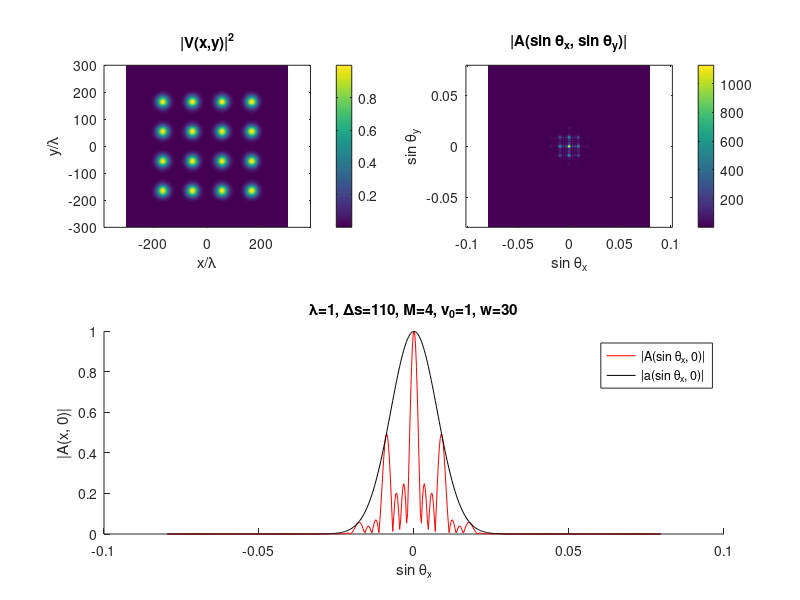

MATLAB code for this plot:
clear

lam=1; %wavelength
Deltas=110;  %array separation
M=4;    %number of emitters
v0=1;   %peack amplitude
w=30;   %width of a single emitter



Nx=500; % number of pixels

x=linspace(-300,300,Nx);
y=linspace(-300,300,Nx);
[X,Y]=meshgrid(x,y);
kx=linspace(-0.5,0.5,Nx);
ky=linspace(-0.5,0.5,Nx);
sintx=kx*lam/(2*pi);
sinty=ky*lam/(2*pi);
[KX,KY]=meshgrid(kx,ky);

V=zeros(size(X));

for m=-M/2+1:M/2;
    for n=-M/2+1:M/2;
        xm=(m-1/2)*Deltas;
        yn=(n-1/2)*Deltas;
        v=v0*exp(-((X-xm).^2+(Y-yn).^2)/w^2);
        V=V+v;
    end
end

a=v0*w^2/(4*pi)*exp(-1/4*w^2*(KX.^2+KY.^2));
A=a.*(sin(KX*Deltas*M/2).*sin(KY*Deltas*M/2))./(sin(KX*Deltas/2).*sin(KY*Deltas/2));


P13fig=figure;
subplot(2,2,1)
imagesc(x,y,abs(V).^2);
axis equal tight xy
xlabel('x/\lambda')
ylabel('y/\lambda')
title('|V(x,y)|^2')
colorbar

subplot(2,2,2)
imagesc(sintx,sintx,abs(A));
axis equal tight xy
xlabel('sin \theta_x')
ylabel('sin \theta_y')
title('|A(sin \theta_x, sin \theta_y)|')
colorbar

subplot(2,2,3:4)
hold on
plot(sintx,abs(A(round(Nx/2),:))/max(abs(A(:))),'r')
plot(sintx,abs(a(round(Nx/2),:))/max(abs(a(:))),'k')
xlabel('sin \theta_x')
legend('|A(sin \theta_x, 0)|', '|a(sin \theta_x, 0)|')
ylabel('|A(x, 0)|')

title(['\lambda=',num2str(lam),', \Deltas=',num2str(Deltas), ', M=',num2str(M), ', v_0=',num2str(v0), ', w=',num2str(w)])
set(P13fig,'position',[517   198   903   690]);